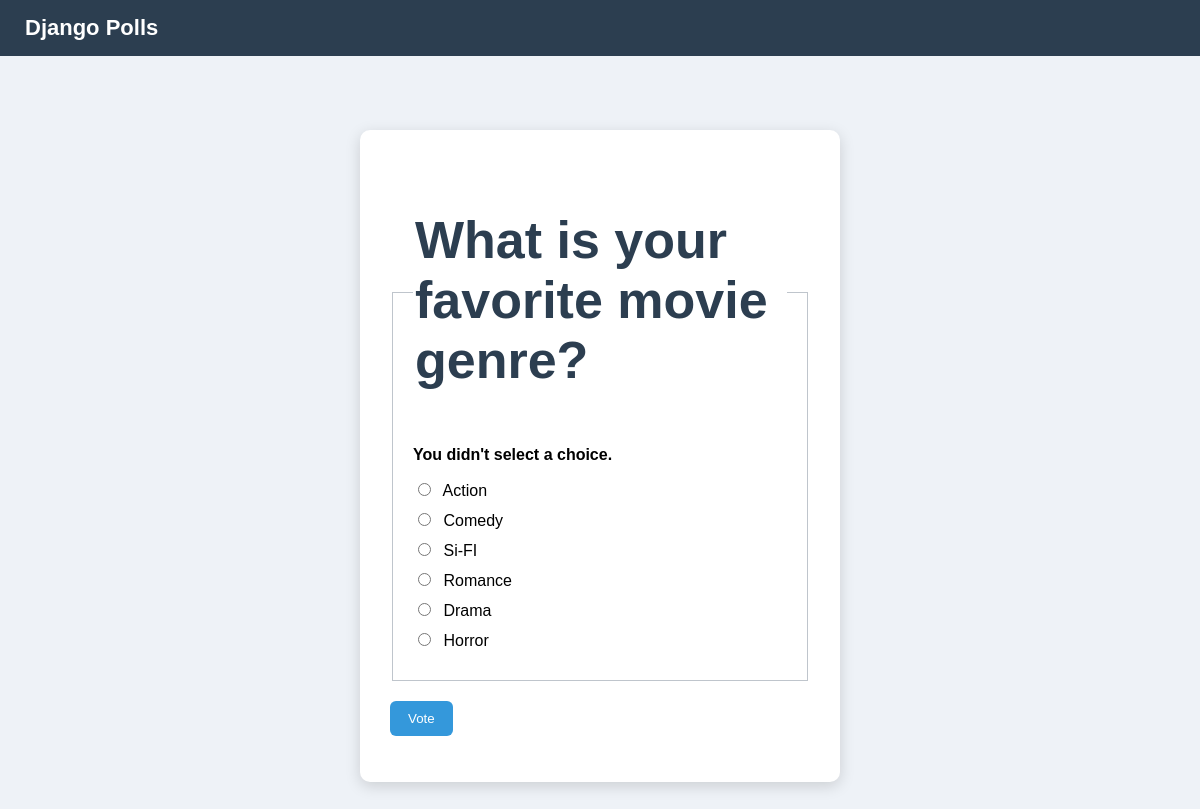
Page /5/vote/ on the committed database.
### polls/models.py (models this page shows, shortened)
class Question(models.Model):
    question_text = models.CharField(max_length=200)
    pub_date = models.DateTimeField("date published")

class Choice(models.Model):
    question = models.ForeignKey(Question, on_delete=models.CASCADE)
    choice_text = models.CharField(max_length=200)
    votes = models.IntegerField(default=0)

### polls/views.py (the view)
# urls.py: path("<int:question_id>/vote/", views.vote, name="vote"),
def vote(request, question_id):
    question = get_object_or_404(Question, pk=question_id)
    try:
        selected_choice = question.choice_set.get(pk=request.POST["choice"])
    except (KeyError, Choice.DoesNotExist):
        return render(
            request,
            "polls/detail.html",
            {
                "question": question,
                "error_message": "You didn't select a choice.",
            },
        )
    else:
        selected_choice.votes += 1
        selected_choice.save()
        return HttpResponseRedirect(
            reverse("polls:results", args=(question.id,))
        )

### polls/templates/polls/detail.html (shortened to what this page needs)
{% load static %}
<link rel="stylesheet" href="{% static 'polls/style.css' %}">
<header>
    <a href="{% url 'polls:index' %}">Django Polls</a>
</header>
<div class="container">
<div class="card">
<form action="{% url 'polls:vote' question.id %}" method="post">
<fieldset>
    <legend><h1>{{ question.question_text }}</h1></legend>
    {% if error_message %}
        <p><strong>{{ error_message }}</strong></p>
    {% endif %}
    {% for choice in question.choice_set.all %}
<label>
    <input type="radio" name="choice" value="{{ choice.id }}">
    {{ choice.choice_text }}
</label>
{% endfor %}
</fieldset>
<button type="submit">Vote</button>
</form>
</div>
</div>

### polls/static/polls/style.css (style rules this page uses)
header { background-color: #2c3e50; color: white; padding: 15px 25px; font-size: 22px; font-weight: bold; }
header a { color: white; text-decoration: none; }
.container { display: flex; justify-content: center; align-items: center; height: 100vh; }
.card { background: white; padding: 30px; border-radius: 10px; width: 420px; box-shadow: 0px 4px 15px rgba(0,0,0,0.15); }
h1 { color: #2c3e50; margin-bottom: 20px; }
label { display: block; margin: 10px 0; }
button { margin-top: 20px; background: #3498db; border: none; padding: 10px 18px; color: white; border-radius: 6px; cursor: pointer; }
fieldset { border: 1px solid #bfc5cc; padding: 20px; margin-top: 15px; }
legend { font-size: 26px; font-weight: bold; color: #2c3e50; }
input[type="radio"] { margin-right: 8px; }
button { margin-top: 20px; background-color: #3498db; border: none; padding: 10px 18px; color: white; border-radius: 6px; cursor: pointer; }

### rows in the picture
Question: question_text "What is your favorite movie genre?"
Choice: choice_text "Action"
Choice: choice_text "Comedy"
Choice: choice_text "Si-FI"
Choice: choice_text "Romance"
Choice: choice_text "Drama"
Choice: choice_text "Horror"

### other values in the picture
{{ error_message }} "You didn't select a choice."
